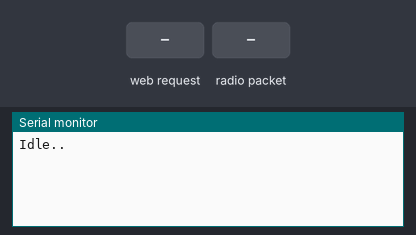
The sketch below on a simulated ESP32. Shown: the last lines printed to the serial monitor. The test bench sets the inputs (shaded band). No radio packets arrive unless stated.

Above: at 1.2 s.
1.3 s: HTTP request GET /alert received
At 2.5 s:
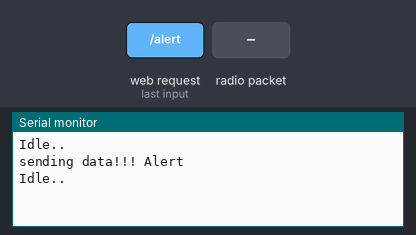
2.8 s: radio packet "1" arrives
At 6.7 s:
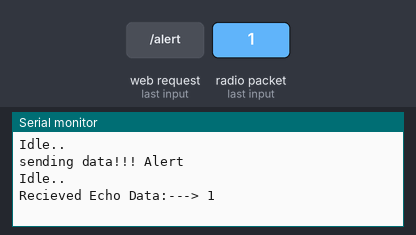

The sketch:

h-node-protocol.ino
```cpp
/*
Hydraean Node
Firmware for Hydraean Node Devices
----------------------------------
Author: Bryce Narciso C. Mercines
*/

// Import required libraries
#include "WiFi.h"
#include "ESPAsyncWebServer.h"

//Libraries for LoRa
#include <SPI.h>
#include <LoRa.h>

//define the pins used by the LoRa transceiver module
#define SCK 5
#define MISO 19
#define MOSI 27
#define SS 18
#define RST 14
#define DIO0 26

// Most performant ISM Band (Philippines) good RSSI
#define BAND 923E6

String LoRaData;

// Replace with your network credentials
const char *ssid = "Hydraean_Node";
const char *password = "";

// Create AsyncWebServer object on port 80
AsyncWebServer server(80);

const char index_html[] PROGMEM = R"rawliteral(
<!DOCTYPE HTML><html>
<head>
  <meta name="viewport" content="width=device-width, initial-scale=1">
  <title>Seantinel</title>
  <style>
    html {
     font-family: Arial;
     display: inline-block;
     margin: 0px auto;
     text-align: center;
    }
    h2 { font-size: 3.0rem; }

    div{
      width: 100%;
      display: flex;
      flex-direction: column;
    }

     button{
        background: #000;
        padding: 10px;
       border: 0px;
       border-radius: 5px;
       font-size: 20px;
       color: #fff;
       margin-bottom: 20px;
      }
  </style>
</head>
<body>
  <h2>Seantinel</h2>
  <center>
   <div>
     <button onclick="sendAlert()">
       Illegal Fishing
     </button>
     <button onclick="sendHelp()">
       Call for Rescue
     </button>
     <textarea placeholder="data (500 chars)" id="text" style="height: 200px;"></textarea>
     <br/>
     <button onclick="sendText()">
       Send Text
     </button>

     <div>
       </center>
</body>
<script>
  function sendAlert(){
     fetch("http://192.168.4.1/alert")
  }

   function sendHelp(){
     fetch("http://192.168.4.1/help")
  }

  function sendText(){
     let data = document.getElementById('text').value;
     fetch(`http://192.168.4.1/report?text=${data}`)
  }
</script>
</html>
)rawliteral";

void sendData(String LORA_DATA)
{
  LoRa.beginPacket();
  LoRa.print(LORA_DATA);
  LoRa.endPacket();
}

void echoMechanism()
{
  // testing echo
  int packetSize = LoRa.parsePacket();
  if (packetSize)
  {
    //received a packet

    //read packet
    while (LoRa.available())
    {
      LoRaData = LoRa.readString();
      sendData(LoRaData);
      Serial.println("Recieved Echo Data:---> " + LoRaData);
      delay(2000);
    }
  }
  else
  {
    Serial.println("Idle..");
    delay(3000);
  }
}

void setup()
{
  // Serial port for debugging purposes
  Serial.begin(115200);

  //SPI LoRa pins
  SPI.begin(SCK, MISO, MOSI, SS);
  //setup LoRa transceiver module
  LoRa.setPins(SS, RST, DIO0);

  if (!LoRa.begin(BAND))
  {
    Serial.println("Starting LoRa failed!");
    while (1)
      ;
  }

  // Remove the password parameter, if you want the AP (Access Point) to be open
  WiFi.softAP(ssid, password);

  // Route for root / web page
  server.on("/", HTTP_GET, [](AsyncWebServerRequest *request) {
    request->send_P(200, "text/html", index_html);
  });

  server.on("/alert", HTTP_GET, [](AsyncWebServerRequest *request) {
    request->send_P(200, "text/plain", "Sending Alert");
    sendData("Alert!");
    Serial.println("sending data!!! Alert");
    echoMechanism();
  });

  // for sending help (test)
  server.on("/help", HTTP_GET, [](AsyncWebServerRequest *request) {
    request->send_P(200, "text/plain", "Sending Help");
    sendData("Help");
  });

  // for sending data (test)
  server.on("/report", HTTP_GET, [](AsyncWebServerRequest *request) {
    // try and capture parameters
    int paramsNr = request->params();

    for (int i = 0; i < paramsNr; i++)
    {

      AsyncWebParameter *p = request->getParam(i);
      Serial.print("Param name: ");
      Serial.println(p->name());
      Serial.print("Param value: ");
      Serial.println(p->value());
      Serial.println("------");

      sendData(p->value());
      echoMechanism();
    }

    request->send_P(200, "text/plain", "ok!");
  });

  // Start server
  server.begin();
}

void loop()
{
  echoMechanism();
}
```

Measured:
- after the input at 1.3 s, the serial monitor: prints a new line after 0.08 s (image 1)
- after the input at 2.8 s, the serial monitor: prints a new line after 2.6 s (image 2)
